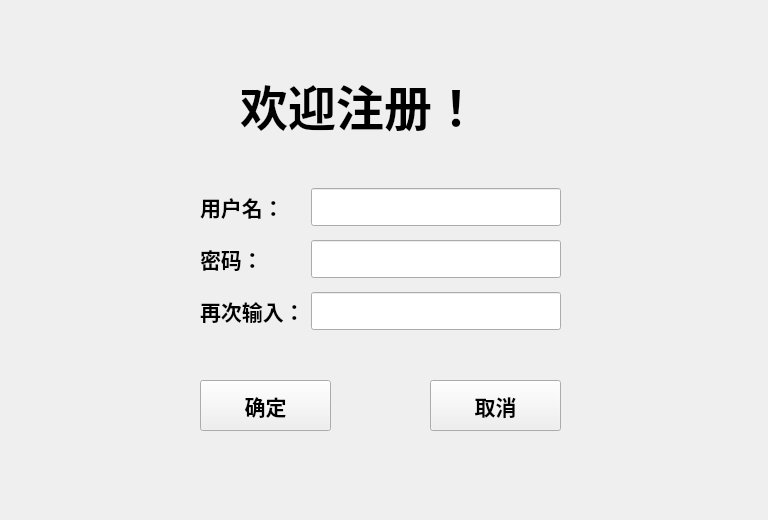
<?xml version="1.0" encoding="UTF-8"?>
<ui version="4.0">
 <class>RegisterWindow</class>
 <widget class="QMainWindow" name="RegisterWindow">
  <property name="geometry">
   <rect>
    <x>0</x>
    <y>0</y>
    <width>768</width>
    <height>520</height>
   </rect>
  </property>
  <property name="windowTitle">
   <string>注册</string>
  </property>
  <widget class="QWidget" name="centralwidget">
   <widget class="QPushButton" name="pushButton">
    <property name="geometry">
     <rect>
      <x>200</x>
      <y>380</y>
      <width>131</width>
      <height>51</height>
     </rect>
    </property>
    <property name="font">
     <font>
      <family>Agency FB</family>
      <pointsize>16</pointsize>
      <weight>75</weight>
      <bold>true</bold>
     </font>
    </property>
    <property name="text">
     <string>确定</string>
    </property>
   </widget>
   <widget class="QPushButton" name="pushButton_2">
    <property name="geometry">
     <rect>
      <x>430</x>
      <y>380</y>
      <width>131</width>
      <height>51</height>
     </rect>
    </property>
    <property name="font">
     <font>
      <family>Agency FB</family>
      <pointsize>16</pointsize>
      <weight>75</weight>
      <bold>true</bold>
     </font>
    </property>
    <property name="text">
     <string>取消</string>
    </property>
   </widget>
   <widget class="QLabel" name="label_3">
    <property name="geometry">
     <rect>
      <x>240</x>
      <y>50</y>
      <width>311</width>
      <height>111</height>
     </rect>
    </property>
    <property name="font">
     <font>
      <family>Agency FB</family>
      <pointsize>36</pointsize>
      <weight>75</weight>
      <bold>true</bold>
     </font>
    </property>
    <property name="text">
     <string>欢迎注册！</string>
    </property>
   </widget>
   <widget class="QWidget" name="layoutWidget">
    <property name="geometry">
     <rect>
      <x>200</x>
      <y>180</y>
      <width>361</width>
      <height>161</height>
     </rect>
    </property>
    <layout class="QGridLayout" name="gridLayout">
     <item row="0" column="0">
      <widget class="QLabel" name="label">
       <property name="font">
        <font>
         <family>Agency FB</family>
         <pointsize>16</pointsize>
         <weight>75</weight>
         <bold>true</bold>
        </font>
       </property>
       <property name="text">
        <string>用户名：</string>
       </property>
      </widget>
     </item>
     <item row="0" column="1">
      <widget class="QLineEdit" name="lineEdit">
       <property name="font">
        <font>
         <family>Agency FB</family>
         <pointsize>16</pointsize>
         <weight>75</weight>
         <bold>true</bold>
        </font>
       </property>
      </widget>
     </item>
     <item row="1" column="0">
      <widget class="QLabel" name="label_2">
       <property name="font">
        <font>
         <family>Agency FB</family>
         <pointsize>16</pointsize>
         <weight>75</weight>
         <bold>true</bold>
        </font>
       </property>
       <property name="text">
        <string>密码：</string>
       </property>
      </widget>
     </item>
     <item row="1" column="1">
      <widget class="QLineEdit" name="lineEdit_2">
       <property name="font">
        <font>
         <family>Agency FB</family>
         <pointsize>16</pointsize>
         <weight>75</weight>
         <bold>true</bold>
        </font>
       </property>
      </widget>
     </item>
     <item row="2" column="0">
      <widget class="QLabel" name="label_4">
       <property name="font">
        <font>
         <family>Agency FB</family>
         <pointsize>16</pointsize>
         <weight>75</weight>
         <bold>true</bold>
        </font>
       </property>
       <property name="text">
        <string>再次输入：</string>
       </property>
      </widget>
     </item>
     <item row="2" column="1">
      <widget class="QLineEdit" name="lineEdit_3">
       <property name="font">
        <font>
         <family>Agency FB</family>
         <pointsize>16</pointsize>
         <weight>75</weight>
         <bold>true</bold>
        </font>
       </property>
       <property name="text">
        <string/>
       </property>
      </widget>
     </item>
    </layout>
   </widget>
  </widget>
 </widget>
 <resources/>
 <connections/>
</ui>
